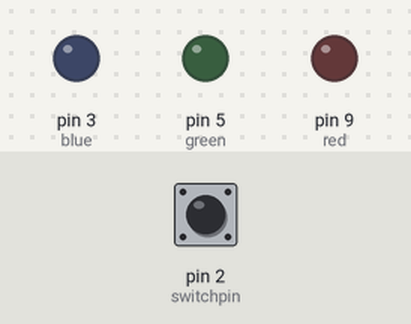
Bench run of a sketch on a simulated Arduino Uno, built with avr-gcc and run on an emulated ATmega328P. On the bench: output pins drawn as LEDs (lit = HIGH). The test bench sets the inputs (shaded band); at power-on: pin 2 (switchpin) LOW.

Above: at 1.2 s.
1.3 s: pin 2 (switchpin) pulled HIGH for 0.15 s
At 2.1 s:
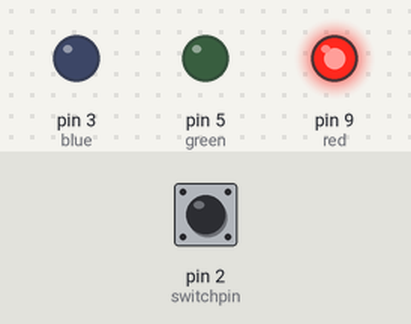
4.4 s: pin 2 (switchpin) pulled HIGH for 1 s
At 5.7 s:
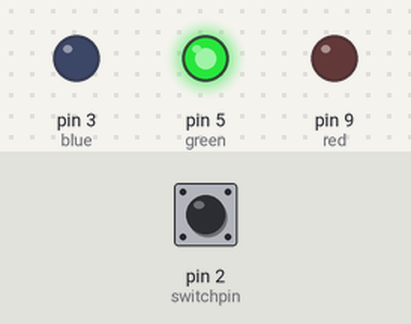
8.4 s: pin 2 (switchpin) pulled HIGH for 3.2 s
At 10.7 s:
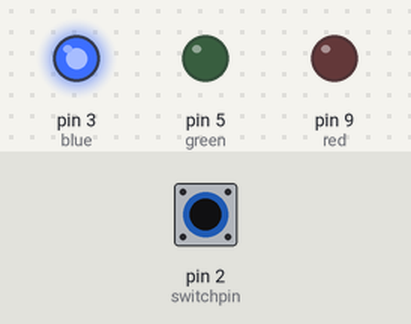
Timing chart, 0 to 15.9 s (numbered marks = the images above; inputs shaded):
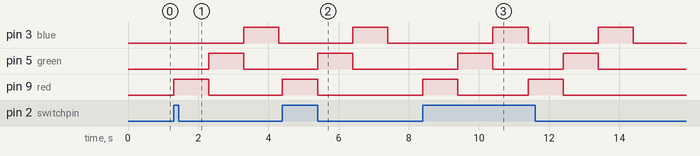

Measured:
- after the input at 1.3 s, pin 3 (blue): LOW → HIGH after 2.0 s, → LOW 1.0 s later; pin 5 (green): LOW → HIGH after 1.0 s, → LOW 1.0 s later; pin 9 (red): LOW → HIGH at once, → LOW 1.0 s later
- after the input at 4.4 s, pin 3 (blue): LOW → HIGH after 2.0 s, → LOW 1.0 s later; pin 5 (green): LOW → HIGH after 1.0 s, → LOW 1.0 s later; pin 9 (red): LOW → HIGH at once, → LOW 1.0 s later
- after the input at 8.4 s, pin 3 (blue): alternates HIGH for 1.0 s and LOW for 2.0 s, 4 changes in all, then stays LOW, starting after 2.0 s; pin 5 (green): alternates HIGH for 1.0 s and LOW for 2.0 s, 4 changes in all, then stays LOW, starting after 1.0 s

The sketch:

SeminarBoard1.ino
```cpp
int red = 9;
int green = 5;
int blue = 3;

int switchpin = 2;


void setup() {
  // put your setup code here, to run once:
  pinMode(red,OUTPUT);
  pinMode(green,OUTPUT);
  pinMode(blue,OUTPUT);
  pinMode(switchpin,INPUT);
}

void loop() {
  // put your main code here, to run repeatedly:
  if (digitalRead(switchpin)){


  digitalWrite(red,HIGH);
  delay(1000);
  digitalWrite(red,LOW);
  digitalWrite(green,HIGH);
  delay(1000);
  digitalWrite(green,LOW);
  digitalWrite(blue,HIGH);
  delay(1000);
  digitalWrite(blue,LOW);
  }

}
```
